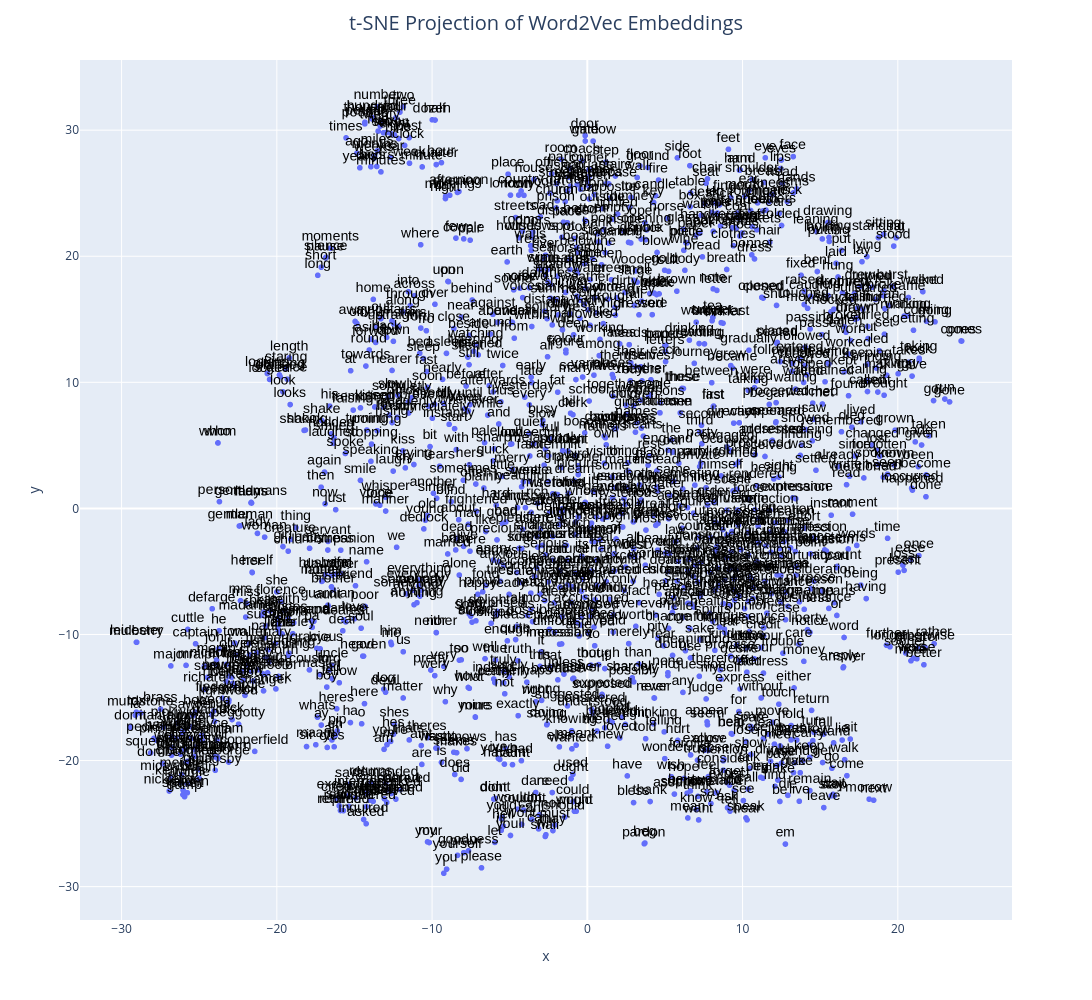

Source (notebook cell):
### Code cell
fig = px.scatter(
    TSNE.reset_index(),
    x='x',
    y='y',
    text='term_str',
    hover_name='term_str',
    height=1000,
    width=1200
)

fig.update_traces(
    mode='markers+text',
    textfont=dict(color='black', size=14, family='Arial'),
    textposition='top center'
)


fig.update_layout(
    title=dict(
        text="t-SNE Projection of Word2Vec Embeddings",
        x=0.5,     
        xanchor='center',
        font=dict(size=20)
    )
)

fig.update_layout(
    xaxis_title="x",
    yaxis_title="y"
)

fig.show()

### Figure 1 — Plotly figure (JSON) as saved in the notebook; plotly's stock layout.template omitted (floating-point values rounded to 4 significant figures; data arrays with more than 128 entries replaced by an {"elided": "..."} marker saying what was removed)
{"data": [{"hovertemplate": "<b>%{hovertext}</b><br><br>x=%{x}<br>y=%{y}<br>term_str=%{text}<extra></extra>", "hovertext": {"elided": "1395 str values"}, "legendgroup": "", "marker": {"color": "#636efa", "symbol": "circle"}, "mode": "markers+text", "name": "", "showlegend": false, "text": {"elided": "1395 str values"}, "textfont": {"color": "black", "family": "Arial", "size": 14}, "textposition": "top center", "type": "scattergl", "x": {"elided": "1395 float values"}, "xaxis": "x", "y": {"elided": "1395 float values"}, "yaxis": "y"}], "layout": {"height": 1000, "legend": {"tracegroupgap": 0}, "margin": {"t": 60}, "title": {"font": {"size": 20}, "text": "t-SNE Projection of Word2Vec Embeddings", "x": 0.5, "xanchor": "center"}, "width": 1200, "xaxis": {"anchor": "y", "domain": [0, 1], "title": {"text": "x"}}, "yaxis": {"anchor": "x", "domain": [0, 1], "title": {"text": "y"}}}}
